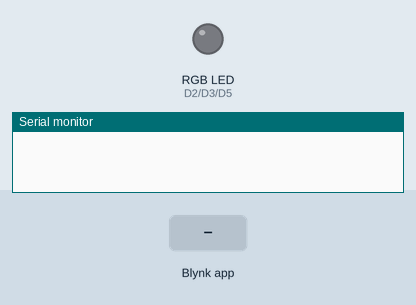
Recording of a sketch running on a simulated Arduino MKR. Parts: an RGB LED mixed from three pins (HIGH = lit), the last lines printed to the serial monitor. The inputs (shaded band) are chosen by the test bench. Dim RGB values are drawn brighter than linear; WiFi joins after 1.5 s; servers stay silent unless stated.

Above: at 3.0 s.
3.1 s: Blynk app writes 1 to V0
At 4.2 s:
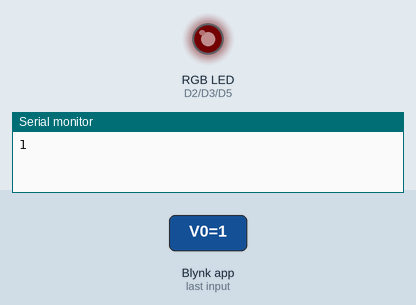
4.6 s: Blynk app writes 200 to V0
At 5.3 s:
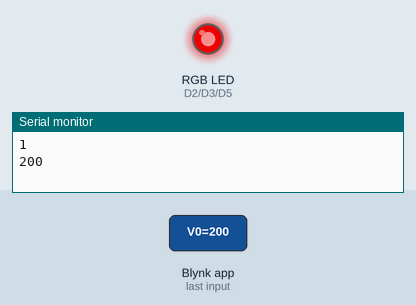
6.1 s: Blynk app writes 1 to V1
At 6.4 s:
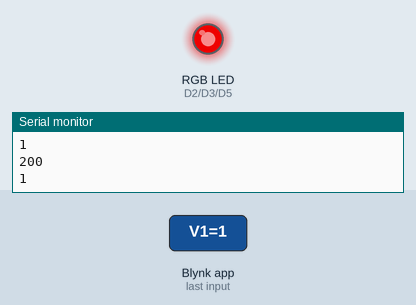
7.6 s: Blynk app writes 0 to V0
At 8.8 s:
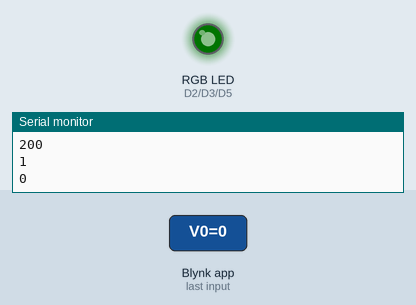
9.1 s: Blynk app writes 200 to V1
At 10.0 s:
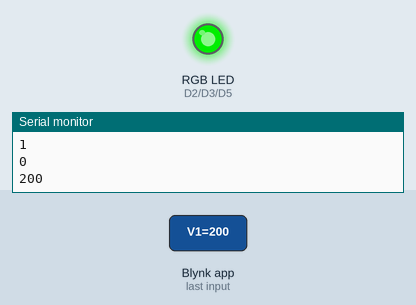
10.6 s: Blynk app writes 1 to V2
At 11.1 s:
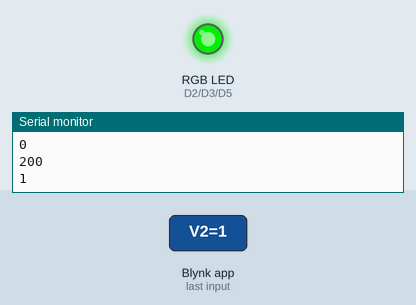
Timing chart, 0 to 13.1 s (numbered marks = the images above; inputs shaded):
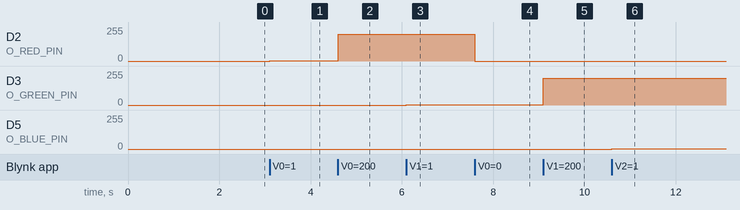

Measured:
- after the input at 3.1 s, D2 (O_RED_PIN): 0/255 → 1/255 at once
- after the input at 4.6 s, D2 (O_RED_PIN): 1/255 → 200/255 at once
- after the input at 6.1 s, D3 (O_GREEN_PIN): 0/255 → 1/255 at once
- after the input at 7.6 s, D2 (O_RED_PIN): 200/255 → 0/255 at once
- after the input at 9.1 s, D3 (O_GREEN_PIN): 1/255 → 200/255 at once
- after the input at 10.6 s, D5 (O_BLUE_PIN): 0/255 → 1/255 at once

The sketch:

rgbLed.ino
```cpp
// (licence header left out)
/* Comment this out to disable prints and save space */
#include <SPI.h>
#include <WiFiNINA.h>
#include <BlynkSimpleWiFiNINA.h>
#include "data.h"

#define O_RED_PIN 2
#define O_GREEN_PIN 3
#define O_BLUE_PIN 5

// You should get Auth Token in the Blynk App.
// Go to the Project Settings (nut icon).
char auth[] = AUTH;

// Your WiFi credentials.
// Set password to "" for open networks.
char ssid[] = SSID;
char pass[] = PASS;

void setup()
{
  // Debug console
  Serial.begin(9600);
  pinMode(O_RED_PIN, OUTPUT);
  pinMode(O_GREEN_PIN, OUTPUT);
  pinMode(O_BLUE_PIN, OUTPUT);
  Blynk.begin(auth, ssid, pass);
}

void loop()
{
  Blynk.run();
}

BLYNK_WRITE(V0){
  byte rValue = param.asInt();
  Serial.println(rValue);
  analogWrite(O_RED_PIN,rValue);
}

BLYNK_WRITE(V1){
  byte gValue = param.asInt();
  Serial.println(gValue);
  analogWrite(O_GREEN_PIN,gValue);
}

BLYNK_WRITE(V2){
 byte bValue = param.asInt();
 Serial.println(bValue);
 analogWrite(O_BLUE_PIN,bValue);
}
```

data.h
```cpp
#define AUTH "oNIb_n0TzanMBbP_4j0JOVCkgeV99lYG"
#define SSID "robert_hsu_home"
#define PASS "0926656000"
```
